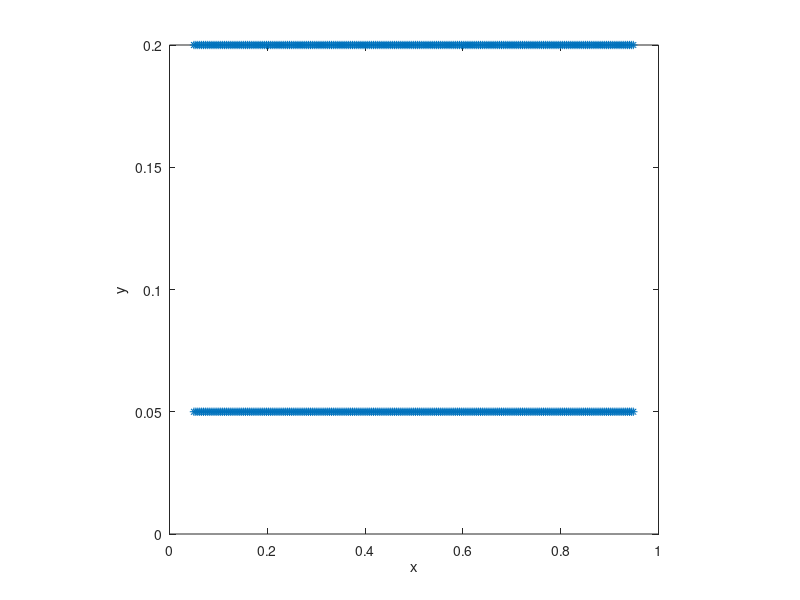

Source code (MATLAB):
%-------------------------------------------------------------------------------------------------------------------%
%
% IB2d is an Immersed Boundary Code (IB) for solving fully coupled non-linear 
% 	fluid-structure interaction models. This version of the code is based off of
%	Peskin's Immersed Boundary Method Paper in Acta Numerica, 2002.
%
% Author: Nicholas A. Battista
% Email:  nick.battista@unc.edu
% Date Created: May 27th, 2015
% Institution: UNC-CH
%
% This code is capable of creating Lagrangian Structures using:
% 	1. Springs
% 	2. Beams (*torsional springs)
% 	3. Target Points
%	4. Muscle-Model (combined Force-Length-Velocity model, "HIll+(Length-Tension)")
%
% One is able to update those Lagrangian Structure parameters, e.g., spring constants, resting %%	lengths, etc
% 
% There are a number of built in Examples, mostly used for teaching purposes. 
% 
% If you would like us %to add a specific muscle model, please let Nick (nick.battista@unc.edu) know.
%
%--------------------------------------------------------------------------------------------------------------------%

%%%%%%%%%%%%%%%%%%%%%%%%%%%%%%%%%%%%%%%%%%%%%%%%%%%%%%%%%%%%%%%%%%%%%%%%%%%%%%%%%%%%%%
%
% FUNCTION: creates the CHANNEL_CHANNEL-EXAMPLE geometry and prints associated input files
%
%%%%%%%%%%%%%%%%%%%%%%%%%%%%%%%%%%%%%%%%%%%%%%%%%%%%%%%%%%%%%%%%%%%%%%%%%%%%%%%%%%%%%%

function Channel_Channel()

%
% Grid Parameters (MAKE SURE MATCHES IN input2d !!!)
%
Nx =  128;        % # of Eulerian Grid Pts. in x-Direction (MUST BE EVEN!!!)
Ny =  128;        % # of Eulerian Grid Pts. in y-Direction (MUST BE EVEN!!!)
Lx = 1.0;        % Length of Eulerian Grid in x-Direction
Ly = 1.0;        % Length of Eulerian Grid in y-Direction


% Immersed Structure Geometric / Dynamic Parameters %
ds= min(Lx/(2*Nx),Ly/(2*Ny));  % Lagrangian spacing
L = 0.9*Lx;                    % Length of Channel
w = 0.15*Ly;                    % Width of Channel
struct_name = 'channel'; % Name for .vertex, .spring, etc files.


% Call function to construct geometry
[xLag,yLag] = give_Me_Immsersed_Boundary_Geometry(ds,L,w,Lx,Ly);
yLag = yLag - 0.375;

% Plot Geometry to test
plot(xLag(1:end/2),yLag(1:end/2),'r-'); hold on;
plot(xLag(end/2+1:end),yLag(end/2+1:end),'r-'); hold on;

plot(xLag,yLag,'*'); hold on;
xlabel('x'); ylabel('y');
axis square;


% Prints .vertex file!
print_Lagrangian_Vertices(xLag,yLag,struct_name);


% Prints .spring file!
%k_Spring = 1e7;
%print_Lagrangian_Springs(xLag,yLag,k_Spring,ds_Rest,struct_name);


% Prints .beam file!
%k_Beam = 0.5; C = 0.0;
%print_Lagrangian_Beams(xLag,yLag,k_Beam,C,struct_name);


% Prints .target file!
k_Target = 1e7;
print_Lagrangian_Target_Pts(xLag,k_Target,struct_name);

%%%%%%%%%%%%%%%%%%%%%%%%%%%%%%%%%%%%%%%%%%%%%%%%%%%%%%%%%%%%%%%%%%%%%%%%
%
% FUNCTION: prints VERTEX points to a file called rubberband.vertex
%
%%%%%%%%%%%%%%%%%%%%%%%%%%%%%%%%%%%%%%%%%%%%%%%%%%%%%%%%%%%%%%%%%%%%%%%%

function print_Lagrangian_Vertices(xLag,yLag,struct_name)

    N = length(xLag);

    vertex_fid = fopen([struct_name '.vertex'], 'w');

    fprintf(vertex_fid, '%d\n', N );

    %Loops over all Lagrangian Pts.
    for s = 1:N
        X_v = xLag(s);
        Y_v = yLag(s);
        fprintf(vertex_fid, '%1.16e %1.16e\n', X_v, Y_v);
    end

    fclose(vertex_fid); 
    
    %%%%%%%%%%%%%%%%%%%%%%%%%%%%%%%%%%%%%%%%%%%%%%%%%%%%%%%%%%%%%%%%%%%%%%%%
%
% FUNCTION: prints Vertex points to a file called rubberband.vertex
%
%%%%%%%%%%%%%%%%%%%%%%%%%%%%%%%%%%%%%%%%%%%%%%%%%%%%%%%%%%%%%%%%%%%%%%%%

function print_Lagrangian_Target_Pts(xLag,k_Target,struct_name)

    N = length(xLag);

    target_fid = fopen([struct_name '.target'], 'w');

    fprintf(target_fid, '%d\n', N );

    %Loops over all Lagrangian Pts.
    for s = 1:N
        fprintf(target_fid, '%d %1.16e\n', s, k_Target);
    end

    fclose(target_fid); 
    
    
%%%%%%%%%%%%%%%%%%%%%%%%%%%%%%%%%%%%%%%%%%%%%%%%%%%%%%%%%%%%%%%%%%%%%%%%%%%%%%%%%%%%%
%
% FUNCTION: prints BEAM (Torsional Spring) points to a file called rubberband.beam
%
%%%%%%%%%%%%%%%%%%%%%%%%%%%%%%%%%%%%%%%%%%%%%%%%%%%%%%%%%%%%%%%%%%%%%%%%%%%%%%%%%%%%%

function print_Lagrangian_Beams(xLag,yLag,k_Beam,C,struct_name)

    % k_Beam: beam stiffness
    % C: beam curvature
    
    N = length(xLag); % NOTE: Total number of beams = Number of Total Lag Pts. - 2

    beam_fid = fopen([struct_name '.beam'], 'w');

    fprintf(beam_fid, '%d\n', N );

    %spring_force = kappa_spring*ds/(ds^2);

    %BEAMS BETWEEN VERTICES
    for s = 2:N-1
            if  s <= N-1         
                fprintf(beam_fid, '%d %d %d %1.16e %1.16e\n',s-1, s, s+1, k_Beam, C);  
            else
                %Case s=N
                fprintf(beam_fid, '%d %d %d %1.16e %1.16e\n',s-1, s, 1,   k_Beam, C);  
            end
    end
    fclose(beam_fid); 


%%%%%%%%%%%%%%%%%%%%%%%%%%%%%%%%%%%%%%%%%%%%%%%%%%%%%%%%%%%%%%%%%%%%%%%%
%
% FUNCTION: prints SPRING points to a file called rubberband.spring
%
%%%%%%%%%%%%%%%%%%%%%%%%%%%%%%%%%%%%%%%%%%%%%%%%%%%%%%%%%%%%%%%%%%%%%%%%

function print_Lagrangian_Springs(xLag,yLag,k_Spring,ds_Rest,struct_name)

    N = length(xLag);

    spring_fid = fopen([struct_name '.spring'], 'w');

    fprintf(spring_fid, '%d\n', N );

    %spring_force = kappa_spring*ds/(ds^2);

    %SPRINGS BETWEEN VERTICES
    for s = 1:N
            if s < N         
                fprintf(spring_fid, '%d %d %1.16e %1.16e\n', s, s+1, k_Spring, ds_Rest);  
            else
                %Case s=N
                fprintf(spring_fid, '%d %d %1.16e %1.16e\n', s, 1,   k_Spring, ds_Rest);  
            end
    end
    fclose(spring_fid); 
    
    

%%%%%%%%%%%%%%%%%%%%%%%%%%%%%%%%%%%%%%%%%%%%%%%%%%%%%%%%%%%%%%%%%%%%%%%%
%
% FUNCTION: creates the Lagrangian structure geometry
%
%%%%%%%%%%%%%%%%%%%%%%%%%%%%%%%%%%%%%%%%%%%%%%%%%%%%%%%%%%%%%%%%%%%%%%%%

function [xLag,yLag] = give_Me_Immsersed_Boundary_Geometry(ds,L,w,Lx,Ly)

% The immsersed structure is a channel %
x = (Lx-L)/2:ds:(L+(Lx-L)/2);  %xPts
yBot = (Ly-w)/2;               %yVal for bottom of Channel
yTop = Ly - (Ly-w)/2;          %yVal for top of Channel

xLag = [x x];
yLag = [yBot*ones(1,length(x)) yTop*ones(1,length(x))];
   
